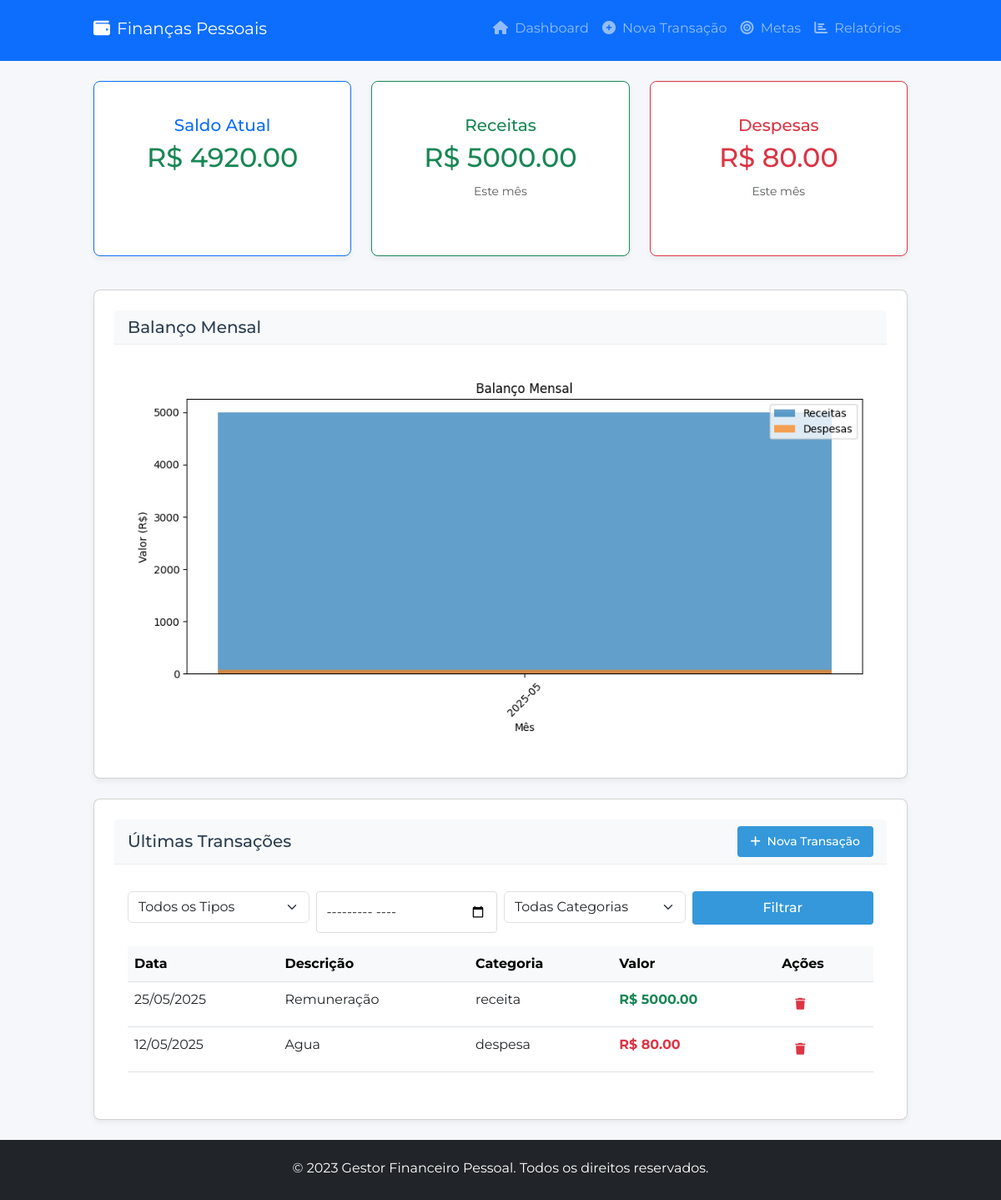
The page / on the database its author committed.
### tables this page shows
CREATE TABLE entries (
                id INTEGER PRIMARY KEY AUTOINCREMENT,
                date TEXT NOT NULL,
                category TEXT NOT NULL,
                amount REAL NOT NULL,
                type TEXT NOT NULL,
                installments INTEGER DEFAULT 1
            );

### app.py (the view)
@app.route('/')
def index():
    try:
        entries = get_entries()
        formatted_entries = []
        for entry in entries:
            formatted_entry = list(entry)
            formatted_entry[1] = format_date_for_display(entry[1])
            formatted_entries.append(formatted_entry)
        current_month = datetime.now().strftime("%Y-%m")
        total_income = sum(e[3] for e in entries
                          if e[4].lower() == 'receita'
                          and e[1].startswith(current_month))
        total_expense = sum(e[3] for e in entries
                           if e[4].lower() == 'despesa'
                           and e[1].startswith(current_month))
        balance = total_income - total_expense
        return render_template('index.html',
                            entries=formatted_entries[-10:],
                            total_income=total_income,
                            total_expense=total_expense,
                            balance=balance)
    except Exception as e:
        flash(f'Erro ao carregar dashboard: {str(e)}', 'danger')
        return render_template('index.html',
                            entries=[],
                            total_income=0,
                            total_expense=0,
                            balance=0)

### app.py (called while the page is built)
def format_date_for_display(date_str):
    try:
        return datetime.strptime(date_str, "%Y-%m-%d").strftime("%d/%m/%Y")
    except:
        return date_str

### database.py (called while the page is built)
def get_entries():
    conn = sqlite3.connect(DATABASE_PATH)
    cursor = conn.cursor()
    cursor.execute('SELECT * FROM entries ORDER BY date DESC')
    entries = cursor.fetchall()
    conn.close()
    return entries

### templates/index.html (shortened to what this page needs)
{% extends 'base.html' %}
{% block content %}
<div class="row mb-4">
    <div class="col-md-4 mb-3">
        <div class="card h-100 border-primary">
            <div class="card-body text-center">
                <h3 class="card-title text-primary">Saldo Atual</h3>
                <h2 class="balance {% if balance >= 0 %}text-success{% else %}text-danger{% endif %}">
                    R$ {{ "%.2f"|format(balance) }}
                </h2>
            </div>
        </div>
    </div>
    <div class="col-md-4 mb-3">
        <div class="card h-100 border-success">
            <div class="card-body text-center">
                <h3 class="card-title text-success">Receitas</h3>
                <h2 class="income text-success">R$ {{ "%.2f"|format(total_income) }}</h2>
                <small class="text-muted">Este mês</small>
            </div>
        </div>
    </div>
    <div class="col-md-4 mb-3">
        <div class="card h-100 border-danger">
            <div class="card-body text-center">
                <h3 class="card-title text-danger">Despesas</h3>
                <h2 class="expense text-danger">R$ {{ "%.2f"|format(total_expense) }}</h2>
                <small class="text-muted">Este mês</small>
            </div>
        </div>
    </div>
</div>
<div class="card mb-4">
    <div class="card-header bg-light">
        <h3 class="card-title mb-0">Balanço Mensal</h3>
    </div>
    <div class="card-body">
        <img src="{{ url_for('monthly_balance_chart') }}" alt="Gráfico de Balanço Mensal" class="img-fluid">
    </div>
</div>
<div class="card">
    <div class="card-header bg-light d-flex justify-content-between align-items-center">
        <h3 class="card-title mb-0">Últimas Transações</h3>
        <div>
            <a href="{{ url_for('add_entry_route') }}" class="btn btn-primary btn-sm">
                <i class="fas fa-plus me-1"></i> Nova Transação
            </a>
        </div>
    </div>
    <div class="card-body">
        <div class="mb-3">
            <form method="GET" class="row g-2">
                <div class="col-md-3">
                    <select name="type_filter" class="form-select">
                        <option value="">Todos os Tipos</option>
                    </select>
                </div>
                <div class="col-md-3">
                    <input type="month" name="month_filter" class="form-control"
                           value="{{ request.args.get('month_filter') }}">
                </div>
                <div class="col-md-3">
                    <select name="category_filter" class="form-select">
                        <option value="">Todas Categorias</option>
                    </select>
                </div>
                <div class="col-md-3">
                    <button type="submit" class="btn btn-primary w-100">Filtrar</button>
                </div>
            </form>
        </div>
        {% if entries %}
        <div class="table-responsive">
            <table class="table table-hover">
                <thead class="table-light">
                    <tr>
                        <th>Data</th>
                        <th>Descrição</th>
                        <th>Categoria</th>
                        <th>Valor</th>
                        <th>Ações</th>
                    </tr>
                </thead>
                <tbody>
                    {% for entry in entries %}
                    <tr>
                        <td>{{ entry[1] }}</td>
                        <td>{{ entry[2] }}</td>
                        <td>{{ entry[4] }}</td>
                        <td class="{% if entry[4] == 'receita' %}text-success{% else %}text-danger{% endif %} fw-bold">
                            R$ {{ "%.2f"|format(entry[3]) }}
                        </td>
                        <td>
                            <div class="btn-group btn-group-sm">
                                <a href="{{ url_for('delete_entry_route', entry_id=entry[0]) }}"
                                   class="btn btn-outline-danger"
                                   onclick="return confirm('Tem certeza que deseja excluir esta transação?')">
                                    <i class="fas fa-trash"></i>
                                </a>
                            </div>
                        </td>
                    </tr>
                    {% endfor %}
                </tbody>
            </table>
        </div>
        {% else %}
        <div class="alert alert-info text-center">
            <i class="fas fa-info-circle me-2"></i>Nenhuma transação encontrada. Adicione sua primeira transação!
        </div>
        {% endif %}
    </div>
</div>
{% endblock %}

### templates/base.html (shortened to what this page needs)
<!DOCTYPE html>
<html lang="pt-br">
<head>
    <link rel="stylesheet" href="https://cdn.jsdelivr.net/npm/bootstrap@5.3.0/dist/css/bootstrap.min.css">
    <link rel="stylesheet" href="{{ url_for('static', filename='css/styles.css') }}">
    <link rel="stylesheet" href="https://cdnjs.cloudflare.com/ajax/libs/font-awesome/6.4.0/css/all.min.css">
</head>
<body>
    <nav class="navbar navbar-expand-lg navbar-dark bg-primary">
        <div class="container">
            <a class="navbar-brand" href="{{ url_for('index') }}">
                <i class="fas fa-wallet me-2"></i>Finanças Pessoais
            </a>
            <div class="collapse navbar-collapse" id="navbarNav">
                <ul class="navbar-nav ms-auto">
                    <li class="nav-item">
                        <a class="nav-link" href="{{ url_for('index') }}">
                            <i class="fas fa-home me-1"></i> Dashboard
                        </a>
                    </li>
                    <li class="nav-item">
                        <a class="nav-link" href="{{ url_for('add_entry_route') }}">
                            <i class="fas fa-plus-circle me-1"></i> Nova Transação
                        </a>
                    </li>
                    <li class="nav-item">
                        <a class="nav-link" href="{{ url_for('goals') }}">
                            <i class="fas fa-bullseye me-1"></i> Metas
                        </a>
                    </li>
                    <li class="nav-item">
                        <a class="nav-link" href="{{ url_for('report') }}">
                            <i class="fas fa-chart-bar me-1"></i> Relatórios
                        </a>
                    </li>
                </ul>
            </div>
        </div>
    </nav>
    <main class="container my-4">
        {% block content %}{% endblock %}
    </main>
    <footer class="bg-dark text-white py-3 mt-4">
        <div class="container text-center">
            <p class="mb-0">&copy; 2023 Gestor Financeiro Pessoal. Todos os direitos reservados.</p>
        </div>
    </footer>
</body>
</html>

### static/css/styles.css (style rules this page uses)
:root { --primary: #2c3e50; --secondary: #34495e; --accent: #3498db; --success: #2ecc71; --danger: #e74c3c; --light: #ecf0f1; --dark: #2c3e50; --text: #333; --text-light: #7f8c8d; }
* { margin: 0; padding: 0; box-sizing: border-box; }
body { font-family: 'Montserrat', sans-serif; background-color: #f5f7fa; color: var(--text); line-height: 1.6; }

### rows shown on the page
entries: date "25/05/2025", category "Remuneração", type "receita", amount "5000.00"
entries: date "12/05/2025", category "Agua", type "despesa", amount "80.00"

### other values the page prints
{{ "%.2f"|format(balance) }} "4920.00"
{{ "%.2f"|format(total_income) }} "5000.00"
{{ "%.2f"|format(total_expense) }} "80.00"
